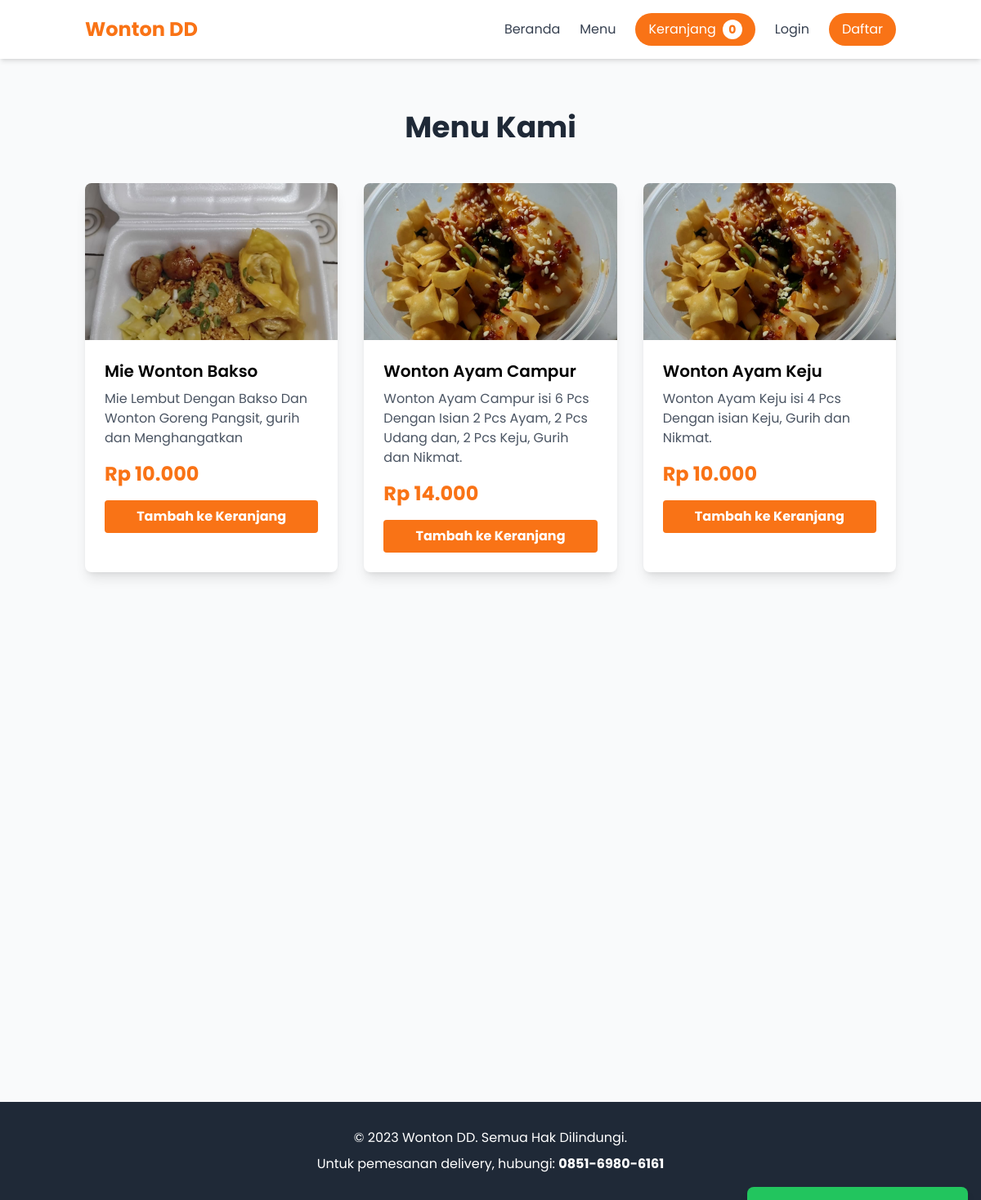
Page /menu.php on the committed database.
### tables this page shows
CREATE TABLE `menu` (
  `id` int(11) NOT NULL,
  `nama_menu` varchar(100) NOT NULL,
  `deskripsi` text DEFAULT NULL,
  `harga` decimal(10,2) NOT NULL,
  `gambar` varchar(255) DEFAULT 'default.jpg'
);

### menu.php (the view, shortened to what this page needs)
<?php
include 'includes/header.php';
include 'includes/db.php';
 $result = $conn->query("SELECT * FROM menu ORDER BY nama_menu ASC");
?>
<section class="py-16">
    <div class="container mx-auto px-4">
        <h1 class="text-4xl font-bold text-center mb-12 text-gray-800">Menu Kami</h1>
        <div class="grid grid-cols-1 md:grid-cols-2 lg:grid-cols-3 gap-8">
            <?php while($row = $result->fetch_assoc()): ?>
            <div class="bg-white rounded-lg shadow-lg overflow-hidden transform transition duration-300 hover:scale-105 reveal">
                <img src="assets/images/<?php echo $row['gambar']; ?>" alt="<?php echo $row['nama_menu']; ?>" class="w-full h-48 object-cover">
                <div class="p-6">
                    <h3 class="text-xl font-semibold mb-2"><?php echo $row['nama_menu']; ?></h3>
                    <p class="text-gray-600 mb-4"><?php echo $row['deskripsi']; ?></p>
                    <h4 class="text-2xl font-bold text-orange-500 mb-4">Rp <?php echo number_format($row['harga'], 0, ',', '.'); ?></h4>
                    <form action="cart.php" method="POST" data-add-to-cart>
                        <button type="submit" class="w-full bg-orange-500 hover:bg-orange-600 text-white font-bold py-2 rounded transition">Tambah ke Keranjang</button>
                    </form>
                </div>
            </div>
            <?php endwhile; ?>
        </div>
    </div>
</section>
<?php include 'includes/footer.php'; ?>

### includes/header.php (shortened to what this page needs)
<!DOCTYPE html>
<html lang="id">
<head>
    <script src="https://cdn.tailwindcss.com"></script>
</head>
<body class="bg-gray-50">
    <div id="toast" class="fixed bottom-4 right-4 bg-green-500 text-white px-6 py-3 rounded-lg shadow-lg transform translate-y-full transition-transform duration-300 z-50">
    </div>
    <header class="bg-white shadow-md sticky top-0 z-40">
        <div class="container mx-auto px-4 py-4 flex justify-between items-center">
            <a href="index.php" class="text-2xl font-bold text-orange-500">Wonton DD</a>
            <nav class="hidden md:flex space-x-6 items-center">
                <a href="index.php" class="text-gray-700 hover:text-orange-500 transition">Beranda</a>
                <a href="menu.php" class="text-gray-700 hover:text-orange-500 transition">Menu</a>
                <a href="cart.php" class="bg-orange-500 text-white px-4 py-2 rounded-full hover:bg-orange-600 transition flex items-center">
                    Keranjang
                    <span class="ml-2 bg-white text-orange-500 rounded-full w-6 h-6 flex items-center justify-center text-sm font-bold" id="cart-count"><?php echo isset($_SESSION['cart']) ? count($_SESSION['cart']) : 0; ?></span>
                </a>
                <?php if (isset($_SESSION['user'])): ?>
                    <div class="relative group">
                        <button class="flex items-center text-gray-700 hover:text-orange-500 transition">
                            <svg class="w-6 h-6 mr-1" fill="none" stroke="currentColor" viewBox="0 0 24 24"><path stroke-linecap="round" stroke-linejoin="round" stroke-width="2" d="M16 7a4 4 0 11-8 0 4 4 0 018 0zM12 14a7 7 0 00-7 7h14a7 7 0 00-7-7z"></path></svg>
                            <?php echo htmlspecialchars($_SESSION['user']['nama_lengkap']); ?>
                        </button>
                        <div class="absolute right-0 mt-2 w-48 bg-white rounded-md shadow-lg py-1 invisible group-hover:visible">
                            <a href="profil.php" class="block px-4 py-2 text-sm text-gray-700 hover:bg-gray-100">Profil Saya</a>
                            <a href="logout_user.php" class="block px-4 py-2 text-sm text-gray-700 hover:bg-gray-100">Logout</a>
                        </div>
                    </div>
                <?php else: ?>
                    <a href="login.php" class="text-gray-700 hover:text-orange-500 transition">Login</a>
                    <a href="register.php" class="bg-orange-500 text-white px-4 py-2 rounded-full hover:bg-orange-600 transition">Daftar</a>
                <?php endif; ?>
            </nav>
        </div>
    </header>
    <main>

### includes/footer.php (shortened to what this page needs)
    </main>
    <footer class="bg-gray-800 text-white py-8 mt-12">
        <div class="container mx-auto px-4 text-center">
            <p>&copy; 2023 Wonton DD. Semua Hak Dilindungi.</p>
            <p class="mt-2">Untuk pemesanan delivery, hubungi: <strong>0851-6980-6161</strong></p>
        </div>
    </footer>
</body>
</html>

### includes/header.php (style rules this page uses)
body { font-family: 'Poppins', sans-serif; }

### menu.php (style rules this page uses)
.reveal { opacity: 0; transform: translateY(20px); transition: opacity 0.6s ease-out, transform 0.6s ease-out; }
.reveal.revealed { opacity: 1; transform: translateY(0); }

### rows in the picture
menu: gambar (picture), nama_menu "Mie Wonton Bakso", deskripsi "Mie Lembut Dengan Bakso Dan Wonton Goreng Pangsit, gurih dan Menghangatkan", harga "10.000"
menu: gambar (picture), nama_menu "Wonton Ayam Campur", deskripsi "Wonton Ayam Campur isi 6 Pcs Dengan Isian 2 Pcs Ayam, 2 Pcs Udang dan, 2 Pcs Keju, Gurih dan Nikmat.", harga "14.000"
menu: gambar (picture), nama_menu "Wonton Ayam Keju", deskripsi "Wonton Ayam Keju isi 4 Pcs Dengan isian Keju, Gurih dan Nikmat.", harga "10.000"
